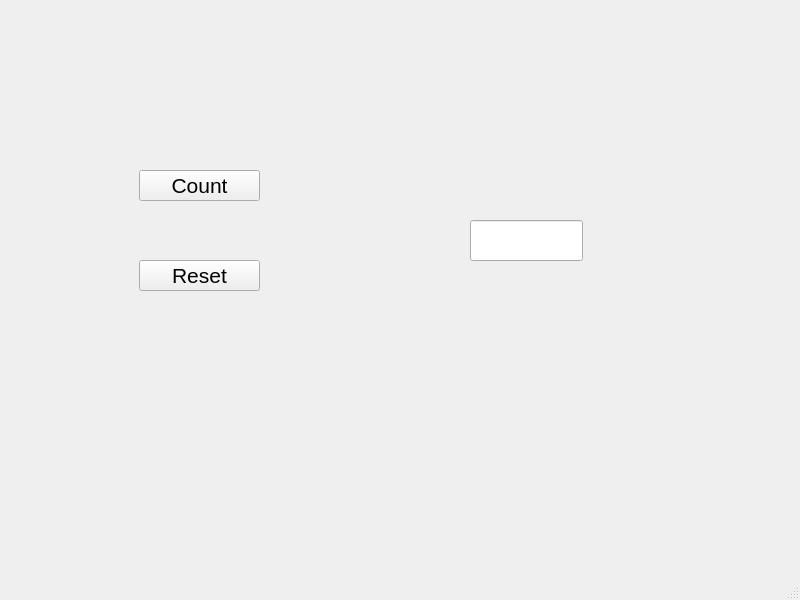
<?xml version="1.0" encoding="UTF-8"?>
<ui version="4.0">
 <class>MainWindow</class>
 <widget class="QMainWindow" name="MainWindow">
  <property name="geometry">
   <rect>
    <x>0</x>
    <y>0</y>
    <width>800</width>
    <height>600</height>
   </rect>
  </property>
  <property name="windowTitle">
   <string>MainWindow</string>
  </property>
  <widget class="QWidget" name="centralwidget">
   <widget class="QPushButton" name="btnCount">
    <property name="geometry">
     <rect>
      <x>139</x>
      <y>170</y>
      <width>121</width>
      <height>31</height>
     </rect>
    </property>
    <property name="font">
     <font>
      <pointsize>16</pointsize>
     </font>
    </property>
    <property name="text">
     <string>Count</string>
    </property>
   </widget>
   <widget class="QPushButton" name="btnReset">
    <property name="geometry">
     <rect>
      <x>139</x>
      <y>260</y>
      <width>121</width>
      <height>31</height>
     </rect>
    </property>
    <property name="font">
     <font>
      <pointsize>16</pointsize>
     </font>
    </property>
    <property name="text">
     <string>Reset</string>
    </property>
   </widget>
   <widget class="QLineEdit" name="textLaskuri">
    <property name="geometry">
     <rect>
      <x>470</x>
      <y>220</y>
      <width>113</width>
      <height>41</height>
     </rect>
    </property>
    <property name="font">
     <font>
      <pointsize>16</pointsize>
     </font>
    </property>
   </widget>
  </widget>
  <widget class="QMenuBar" name="menubar">
   <property name="geometry">
    <rect>
     <x>0</x>
     <y>0</y>
     <width>800</width>
     <height>21</height>
    </rect>
   </property>
  </widget>
  <widget class="QStatusBar" name="statusbar"/>
 </widget>
 <resources/>
 <connections/>
</ui>
